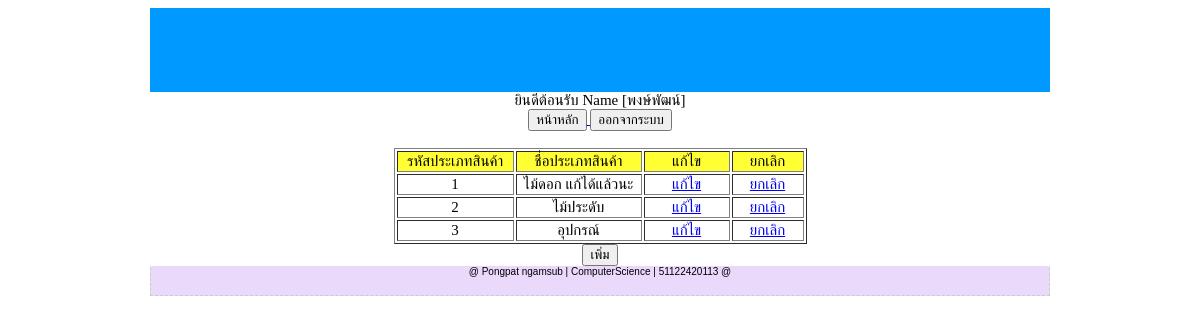
Page /admin/producttype_from.php on the committed database.
### tables this page shows
CREATE TABLE `customer` (
  `customer_id` int(11) NOT NULL auto_increment,
  `customer_name` varchar(50) NOT NULL,
  `customer_lname` varchar(50) NOT NULL,
  `customer_username` varchar(50) NOT NULL,
  `customer_password` varchar(10) NOT NULL,
  `customer_sex` varchar(5) NOT NULL,
  `customer_email` varchar(50) NOT NULL,
  `customer_addres` varchar(100) NOT NULL,
  `customer_tell` varchar(20) NOT NULL,
  `customer_career` varchar(20) NOT NULL,
  `customer_status` varchar(10) NOT NULL,
  `customer_picture` varchar(50) NOT NULL,
  `id_status` varchar(1) NOT NULL,
  PRIMARY KEY  (`customer_id`)
);

CREATE TABLE `producttype` (
  `producttype_id` int(11) NOT NULL auto_increment,
  `producttype_name` varchar(50) NOT NULL,
  `producttype_status` varchar(1) NOT NULL,
  PRIMARY KEY  (`producttype_id`)
);

### admin/producttype_from.php (the view, shortened to what this page needs)
<!DOCTYPE html PUBLIC "-//W3C//DTD XHTML 1.0 Transitional//EN" "http://www.w3.org/TR/xhtml1/DTD/xhtml1-transitional.dtd">
<html xmlns="http://www.w3.org/1999/xhtml">
<head>
<link rel="stylesheet" type="text/css" href="../css/styles.css"/>
</head>
<body>
<div id="wrapper">
  <div id="header">
  </div>
  <div id="content">
<center>
  <form id="form2" name="form2" method="post" action="">
      	      <?
    $sql = "
		SELECT *
		FROM customer
		where customer_id='$customer_id'";
	$result = mysql_query($sql) or die(mysql_error());
	while($data = mysql_fetch_array($result)){
	?>
 ยินดีต้อนรับ Name [<? echo $data["customer_name"]?>]
    <? } ?>
  </form>
      <a href="admin_index.php">
    <input type="submit" name="button" id="button" value="หน้าหลัก" />
    </a>
    <a href="#">
    <input type="submit" name="button2" id="button2" value="ออกจากระบบ" />
    </a>
</center>
    <form id="form1" name="form1" method="post" action="">
      <label>
      <br />
      <div align="center">
           	        <table width="413" border="1" align="center">
    	      <tr bgcolor="#FFFF33">
    	        <td width="113" align="center">รหัสประเภทสินค้า</td>
    	        <td width="122" align="center">ชื่อประเภทสินค้า</td>
    	        <td width="82" align="center">แก้ไข</td>
                <td width="68" align="center">ยกเลิก</td>
   	          </tr>
    	      <?
    $sql = "
		SELECT *
		FROM producttype
		where producttype_status=1
		ORDER BY producttype_id
	";
	$result = mysql_query($sql) or die(mysql_error());
	while($data = mysql_fetch_array($result)){
	?>
    	      <tr>
    	        <td bgcolor="#FFFFFF"><div align="center"><? echo $data["producttype_id"]?></div></td>
    	        <td bgcolor="#FFFFFF"><div align="center"><? echo $data["producttype_name"]?></div></td>
                <td bgcolor="#FFFFFF"><div align="center"><a href="producttype_from_update.php?producttype_id=<? echo $data["producttype_id"]?>">แก้ไข</a></div></td>
                <td bgcolor="#FFFFFF"><div align="center"><a href="producttype_sql_del.php?producttype_id=<? echo $data["producttype_id"]?>">ยกเลิก</a></div></td>
   	          </tr>
    	      <?
	}
	?>
        </table>
      </div>
      </label>
    </form>
    <center><a href="producttype_from_add.php"><input type="button" value="เพิ่ม" /></a></center>
  </div>
  <div id="footer"><p> @ Pongpat ngamsub | ComputerScience | 51122420113 @ </p></div>
</div>
</body>
</html>

### css/styles.css (style rules this page uses)
body { font-size:15px; }
#wrapper { width:900px; margin:0 auto; background:#09f; }
#header { height:80px; background:#09F; padding:2px; }
#content { width:900px; float:left; background:#FFF; }
#footer { text-align:center; border:1px dashed #ccc; padding:8px; font-family:Arial, Helvetica, sans-serif; font-size:10px; background:#ead9fb; }

### rows in the picture
customer: customer_name "พงษ์พัฒน์"
producttype: producttype_id "1", producttype_name "ไม้ดอก แก้ได้แล้วนะ"
producttype: producttype_id "2", producttype_name "ไม้ประดับ"
producttype: producttype_id "3", producttype_name "อุปกรณ์"
